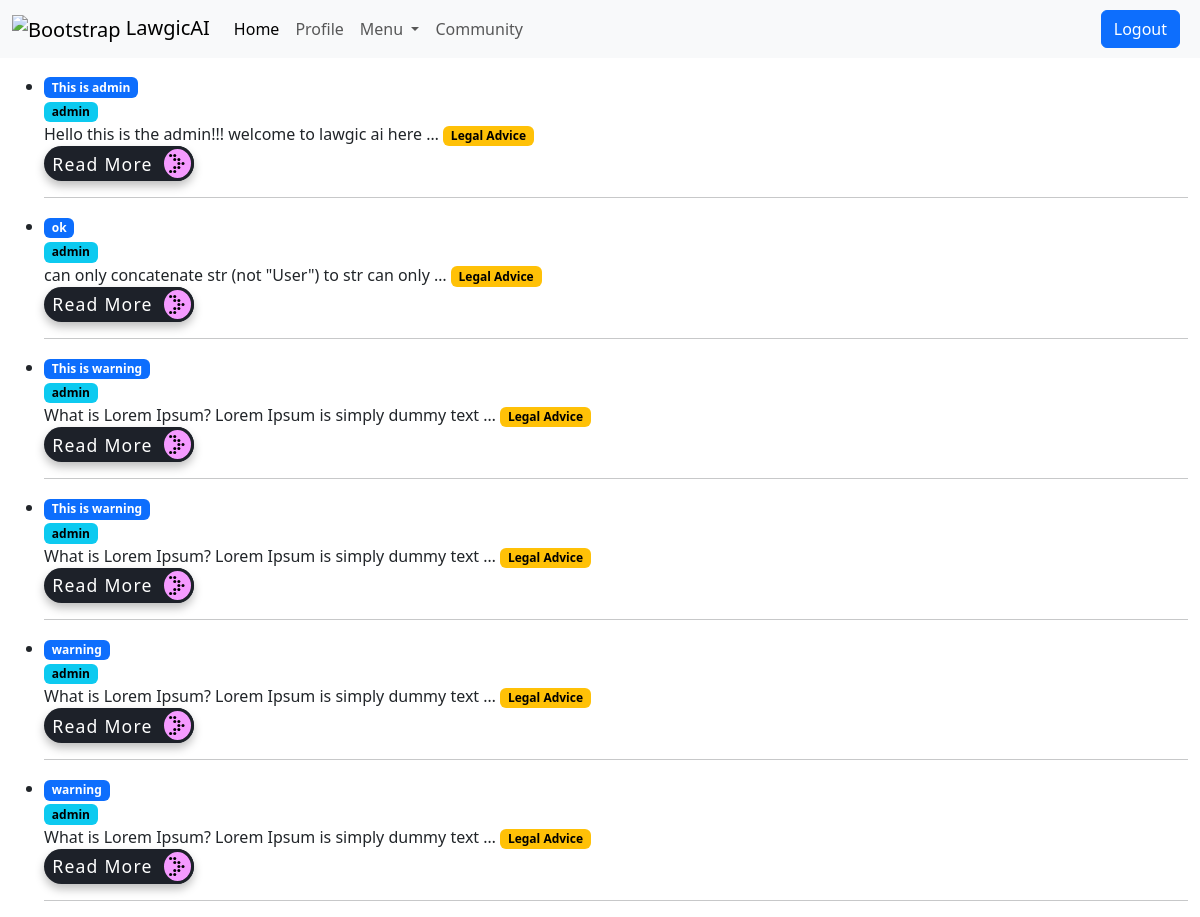
Screenshot of /community (signed in) with the database file from the repository.
### community/models.py (models this page shows, shortened)
class Post(models.Model):
    title = models.CharField(max_length=100)
    author = models.ForeignKey(User, on_delete=models.CASCADE)
    body = models.TextField()
    tag = models.CharField(max_length=22, choices=TAGS_CHOICES, default='Legal Advice')
    date = models.DateField(auto_now_add=True)

### community/views.py (the view)
# urls.py: path("community", community.as_view() , name="community"),
class community(LoginRequiredMixin, ListView):
    model = Post
    template_name = 'community.html'

### templates/community.html (shortened to what this page needs)
{% extends 'base.html' %}
{% block content %}
<div class="container-fluid my-3">
    <ul>{% for post in object_list %}
        <li><span class="badge text-bg-primary">{{post.title}}</span>
            <br> <span class="badge text-bg-info">{{post.author}}</span> <br> {{post.body|truncatewords:10}}
        <span class="badge text-bg-warning">{{post.tag}}</span>
<a href="{% url 'post' post.pk %}" class="Btn-Container">
  <span class="text">Read More</span>
  <span class="icon-Container">
  </span>
</a>
        </li>
        <hr>
        {% endfor %}
    </ul>
</div>
{% endblock %}

### templates/base.html (shortened to what this page needs)
<!doctype html>
<html lang="en">
  <head>
    <link href="https://cdn.jsdelivr.net/npm/bootstrap@5.3.7/dist/css/bootstrap.min.css" rel="stylesheet">
  </head>
  <body {% block class %}
  {% endblock class %}>
      <nav class="navbar navbar-expand-lg bg-body-tertiary">
  <div class="container-fluid">
    <a class="navbar-brand" href="{% url 'home' %}"><img src="https://i.postimg.cc/brMr0trH/logo.webp" alt="Bootstrap" width="30" height="24"> LawgicAI</a>
    <div class="collapse navbar-collapse" id="navbarSupportedContent">
      <ul class="navbar-nav me-auto mb-2 mb-lg-0">
        <li class="nav-item">
          <a class="nav-link active" aria-current="page" href="{% url 'home'%}">Home</a>
        </li>
        <li class="nav-item">
          <a class="nav-link" href="{% url 'profile'%}">Profile</a>
        </li>
        <li class="nav-item dropdown">
          <a class="nav-link dropdown-toggle" href="#" role="button" data-bs-toggle="dropdown" aria-expanded="false">
            Menu
          </a>
        </li>
        <li class="nav-item">
          <a class="nav-link" href="{% url 'community' %}">Community</a>
        </li>
      </ul>
      <a class="btn btn-primary me-2" href="{% url 'logoutuser'%}" role="button">Logout</a>
    </div>
  </div>
</nav>
    {% block content %}
    {% endblock %}
  </body>
</html>

### templates/community.html (style rules this page uses)
.Btn-Container { display: flex; width: 150px; height: fit-content; background-color: #1d2129; border-radius: 40px; box-shadow: 0px 5px 10px #bebebe; justify-content: space-between; align-items: center; border: none; cursor: pointer; text-decoration: none; }
.icon-Container { width: 35px; height: 35px; background-color: #f59aff; display: flex; align-items: center; justify-content: center; border-radius: 50%; border: 3px solid #1d2129; }
.text { width: calc(170px - 45px); height: 100%; display: flex; align-items: center; justify-content: center; color: white; font-size: 1.1em; letter-spacing: 1.2px; }
.icon-Container svg { transition-duration: 1.5s; }

### rows the page displays
Post: title "This is admin", author "admin", body "Hello this is the admin!!! welcome to lawgic ai here …", tag "Legal Advice"
Post: title "ok", author "admin", body "can only concatenate str (not \"User\") to str can only …", tag "Legal Advice"
Post: title "This is warning", author "admin", body "What is Lorem Ipsum? Lorem Ipsum is simply dummy text …", tag "Legal Advice"
Post: title "This is warning", author "admin", body "What is Lorem Ipsum? Lorem Ipsum is simply dummy text …", tag "Legal Advice"
Post: title "warning", author "admin", body "What is Lorem Ipsum? Lorem Ipsum is simply dummy text …", tag "Legal Advice"
Post: title "warning", author "admin", body "What is Lorem Ipsum? Lorem Ipsum is simply dummy text …", tag "Legal Advice"
